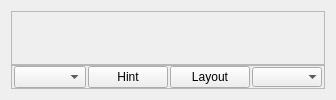
     <widget class="QWidget" name="layoutWidget">
      <layout class="QVBoxLayout" name="verticalLayout_3">
       <property name="spacing">
        <number>0</number>
       </property>
       <item>
        <widget class="QWidget" name="graphMainArea" native="true">
         <property name="sizePolicy">
          <sizepolicy hsizetype="Expanding" vsizetype="Expanding">
           <horstretch>1</horstretch>
           <verstretch>0</verstretch>
          </sizepolicy>
         </property>
         <layout class="QHBoxLayout" name="horizontalLayout_2">
          <property name="spacing">
           <number>0</number>
          </property>
          <property name="leftMargin">
           <number>0</number>
          </property>
          <property name="topMargin">
           <number>0</number>
          </property>
          <property name="rightMargin">
           <number>0</number>
          </property>
          <property name="bottomMargin">
           <number>0</number>
          </property>
          <item>
           <widget class="QFrame" name="graphFrame">
            <property name="frameShape">
             <enum>QFrame::StyledPanel</enum>
            </property>
            <property name="frameShadow">
             <enum>QFrame::Raised</enum>
            </property>
           </widget>
          </item>
         </layout>
        </widget>
       </item>
       <item>
        <widget class="QFrame" name="frame">
         <property name="frameShape">
          <enum>QFrame::StyledPanel</enum>
         </property>
         <property name="frameShadow">
          <enum>QFrame::Sunken</enum>
         </property>
         <layout class="QHBoxLayout" name="horizontalLayout">
          <property name="spacing">
           <number>2</number>
          </property>
          <property name="leftMargin">
           <number>2</number>
          </property>
          <property name="topMargin">
           <number>0</number>
          </property>
          <property name="rightMargin">
           <number>2</number>
          </property>
          <property name="bottomMargin">
           <number>0</number>
          </property>
          <item>
           <widget class="QComboBox" name="eventsCombo">
            <property name="maxVisibleItems">
             <number>12</number>
            </property>
           </widget>
          </item>
          <item>
           <layout class="QHBoxLayout" name="sessionBarLayout">
            <property name="sizeConstraint">
             <enum>QLayout::SetMaximumSize</enum>
            </property>
           </layout>
          </item>
          <item>
           <widget class="QPushButton" name="graphHelp">
            <property name="toolTip">
             <string>Graphing Help</string>
            </property>
            <property name="text">
             <string>Hint</string>
            </property>
            <property name="icon">
             <iconset resource="Resources.qrc">
              <normaloff>:/icons/question_mark.png</normaloff>:/icons/question_mark.png</iconset>
            </property>
           </widget>
          </item>
          <item>
           <widget class="QPushButton" name="layout">
            <property name="toolTip">
             <string>Save and Restore Graph Layout Settings</string>
            </property>
            <property name="text">
             <string>Layout</string>
            </property>
            <property name="icon">
             <iconset resource="Resources.qrc">
              <normaloff>:/icons/cog.png</normaloff>:/icons/cog.png</iconset>
            </property>
           </widget>
          </item>
          <item>
           <widget class="QComboBox" name="graphCombo">
            <property name="sizePolicy">
             <sizepolicy hsizetype="Preferred" vsizetype="Fixed">
              <horstretch>0</horstretch>
              <verstretch>0</verstretch>
             </sizepolicy>
            </property>
            <property name="toolTip">
             <string>Show/hide available graphs.</string>
            </property>
            <property name="styleSheet">
             <string notr="true"/>
            </property>
            <property name="sizeAdjustPolicy">
             <enum>QComboBox::AdjustToContents</enum>
            </property>
            <property name="iconSize">
             <size>
              <width>20</width>
              <height>20</height>
             </size>
            </property>
            <property name="frame">
             <bool>false</bool>
            </property>
           </widget>
          </item>
         </layout>
        </widget>
       </item>
      </layout>
     </widget>
